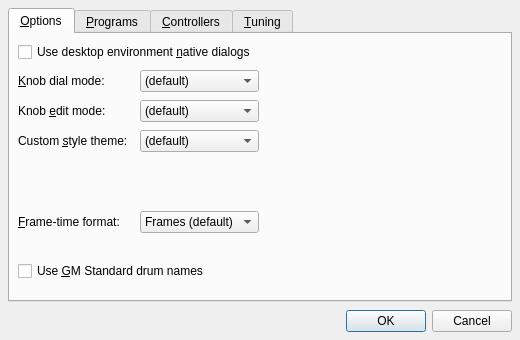
<?xml version="1.0" encoding="UTF-8"?>
<ui version="4.0">
 <author>rncbc aka Rui Nuno Capela</author>
 <comment>drumkv1 - An old-school drum-kit sampler

  Copyright (C) 2012-2018, rncbc aka Rui Nuno Capela. All rights reserved.

  This program is free software; you can redistribute it and/or
  modify it under the terms of the GNU General Public License
  as published by the Free Software Foundation; either version 2
  of the License, or (at your option) any later version.

  This program is distributed in the hope that it will be useful,
  but WITHOUT ANY WARRANTY; without even the implied warranty of
  MERCHANTABILITY or FITNESS FOR A PARTICULAR PURPOSE.  See the
  GNU General Public License for more details.

  You should have received a copy of the GNU General Public License along
  with this program; if not, write to the Free Software Foundation, Inc.,
  51 Franklin Street, Fifth Floor, Boston, MA 02110-1301 USA.

 </comment>
 <class>drumkv1widget_config</class>
 <widget class="QDialog" name="drumkv1widget_config">
  <property name="geometry">
   <rect>
    <x>0</x>
    <y>0</y>
    <width>520</width>
    <height>340</height>
   </rect>
  </property>
  <property name="windowTitle">
   <string>Configure - drumkv1</string>
  </property>
  <property name="windowIcon">
   <iconset resource="drumkv1.qrc">:/images/drumkv1.png</iconset>
  </property>
  <layout class="QVBoxLayout">
   <item>
    <widget class="QTabWidget" name="TabWidget">
     <property name="currentIndex">
      <number>0</number>
     </property>
     <widget class="QWidget" name="OptionsTab">
      <attribute name="title">
       <string>&amp;Options</string>
      </attribute>
      <attribute name="toolTip">
       <string>Options</string>
      </attribute>
      <layout class="QGridLayout">
       <item row="0" column="0" colspan="3">
        <widget class="QCheckBox" name="UseNativeDialogsCheckBox">
         <property name="toolTip">
          <string>Whether to use desktop environment's native dialogs where applicable</string>
         </property>
         <property name="text">
          <string>Use desktop environment &amp;native dialogs</string>
         </property>
        </widget>
       </item>
       <item row="1" column="0">
        <widget class="QLabel" name="KnobDialModeTextLabel">
         <property name="text">
          <string>&amp;Knob dial mode:</string>
         </property>
         <property name="buddy">
          <cstring>KnobDialModeComboBox</cstring>
         </property>
        </widget>
       </item>
       <item row="1" column="1">
        <widget class="QComboBox" name="KnobDialModeComboBox">
         <property name="toolTip">
          <string>Knob dial mode</string>
         </property>
         <property name="editable">
          <bool>false</bool>
         </property>
         <item>
          <property name="text">
           <string>(default)</string>
          </property>
         </item>
         <item>
          <property name="text">
           <string>Linear</string>
          </property>
         </item>
         <item>
          <property name="text">
           <string>Angular</string>
          </property>
         </item>
        </widget>
       </item>
       <item row="1" column="2" colspan="2" rowspan="3">
        <spacer>
         <property name="orientation">
          <enum>Qt::Horizontal</enum>
         </property>
         <property name="sizeHint">
          <size>
           <width>20</width>
           <height>20</height>
          </size>
         </property>
        </spacer>
       </item>
       <item row="2" column="0">
        <widget class="QLabel" name="KnobEditModeTextLabel">
         <property name="text">
          <string>Knob &amp;edit mode:</string>
         </property>
         <property name="buddy">
          <cstring>KnobEditModeComboBox</cstring>
         </property>
        </widget>
       </item>
       <item row="2" column="1">
        <widget class="QComboBox" name="KnobEditModeComboBox">
         <property name="toolTip">
          <string>Knob edit mode</string>
         </property>
         <property name="editable">
          <bool>false</bool>
         </property>
         <item>
          <property name="text">
           <string>(default)</string>
          </property>
         </item>
         <item>
          <property name="text">
           <string>Deferred</string>
          </property>
         </item>
        </widget>
       </item>
       <item row="3" column="0">
        <widget class="QLabel" name="CustomStyleThemeTextLabel">
         <property name="text">
          <string>Custom &amp;style theme:</string>
         </property>
         <property name="buddy">
          <cstring>CustomStyleThemeComboBox</cstring>
         </property>
        </widget>
       </item>
       <item row="3" column="1">
        <widget class="QComboBox" name="CustomStyleThemeComboBox">
         <property name="toolTip">
          <string>Custom widget style theme</string>
         </property>
         <property name="editable">
          <bool>false</bool>
         </property>
         <item>
          <property name="text">
           <string>(default)</string>
          </property>
         </item>
        </widget>
       </item>
       <item row="4" colspan="3">
        <spacer>
         <property name="orientation">
          <enum>Qt::Vertical</enum>
         </property>
         <property name="sizeHint">
          <size>
           <width>20</width>
           <height>8</height>
          </size>
         </property>
        </spacer>
       </item>
       <item row="5" column="0">
        <widget class="QLabel" name="FrameTimeFormatTextLabel">
         <property name="text">
          <string>&amp;Frame-time format:</string>
         </property>
         <property name="buddy">
          <cstring>FrameTimeFormatComboBox</cstring>
         </property>
        </widget>
       </item>
       <item row="5" column="1">
        <widget class="QComboBox" name="FrameTimeFormatComboBox">
         <property name="toolTip">
          <string>Frame-time format</string>
         </property>
         <property name="editable">
          <bool>false</bool>
         </property>
         <item>
          <property name="text">
           <string>Frames (default)</string>
          </property>
         </item>
         <item>
          <property name="text">
           <string>Time</string>
          </property>
         </item>
        </widget>
       </item>
       <item row="6" colspan="3">
        <spacer>
         <property name="orientation">
          <enum>Qt::Vertical</enum>
         </property>
         <property name="sizeHint">
          <size>
           <width>20</width>
           <height>8</height>
          </size>
         </property>
        </spacer>
       </item>
       <item row="7" column="0" colspan="3">
        <widget class="QCheckBox" name="UseGMDrumNamesCheckBox">
         <property name="toolTip">
          <string>Whether to use GM Standard drum names</string>
         </property>
         <property name="text">
          <string>Use &amp;GM Standard drum names</string>
         </property>
        </widget>
       </item>
       <item row="8" colspan="3">
        <spacer>
         <property name="orientation">
          <enum>Qt::Vertical</enum>
         </property>
         <property name="sizeHint">
          <size>
           <width>20</width>
           <height>8</height>
          </size>
         </property>
        </spacer>
       </item>
      </layout>
     </widget>
     <widget class="QWidget" name="ProgramsTab">
      <attribute name="title">
       <string>&amp;Programs</string>
      </attribute>
      <attribute name="toolTip">
       <string>Programs</string>
      </attribute>
      <layout class="QVBoxLayout">
       <item>
        <layout class="QHBoxLayout">
         <item>
          <widget class="QToolButton" name="ProgramsAddBankToolButton">
           <property name="toolTip">
            <string>Add bank</string>
           </property>
           <property name="text">
            <string>Add &amp;Bank</string>
           </property>
           <property name="icon">
            <iconset resource="drumkv1.qrc">:/images/presetBank.png</iconset>
           </property>
           <property name="toolButtonStyle">
            <enum>Qt::ToolButtonTextBesideIcon</enum>
           </property>
          </widget>
         </item>
         <item>
          <widget class="QToolButton" name="ProgramsAddItemToolButton">
           <property name="toolTip">
            <string>Add program</string>
           </property>
           <property name="text">
            <string>&amp;Add Program</string>
           </property>
           <property name="icon">
            <iconset resource="drumkv1.qrc">:/images/drumkv1_preset.png</iconset>
           </property>
           <property name="toolButtonStyle">
            <enum>Qt::ToolButtonTextBesideIcon</enum>
           </property>
          </widget>
         </item>
         <item>
          <spacer>
           <property name="orientation">
            <enum>Qt::Horizontal</enum>
           </property>
           <property name="sizeHint">
            <size>
             <width>20</width>
             <height>20</height>
            </size>
           </property>
          </spacer>
         </item>
         <item>
          <widget class="QToolButton" name="ProgramsEditToolButton">
           <property name="toolTip">
            <string>Edit bank/program</string>
           </property>
           <property name="text">
            <string>&amp;Edit</string>
           </property>
           <property name="icon">
            <iconset resource="drumkv1.qrc">:/images/presetEdit.png</iconset>
           </property>
           <property name="toolButtonStyle">
            <enum>Qt::ToolButtonTextBesideIcon</enum>
           </property>
          </widget>
         </item>
         <item>
          <spacer>
           <property name="orientation">
            <enum>Qt::Horizontal</enum>
           </property>
           <property name="sizeHint" stdset="0">
            <size>
             <width>20</width>
             <height>20</height>
            </size>
           </property>
          </spacer>
         </item>
         <item>
          <widget class="QToolButton" name="ProgramsDeleteToolButton">
           <property name="toolTip">
            <string>Delete bank/program</string>
           </property>
           <property name="text">
            <string>&amp;Delete</string>
           </property>
           <property name="icon">
            <iconset resource="drumkv1.qrc">:/images/presetDelete.png</iconset>
           </property>
           <property name="toolButtonStyle">
            <enum>Qt::ToolButtonTextBesideIcon</enum>
           </property>
          </widget>
         </item>
        </layout>
       </item>
       <item>
        <widget class="drumkv1widget_programs" name="ProgramsTreeWidget">
         <property name="toolTip">
          <string>Programs</string>
         </property>
         <property name="uniformRowHeights">
          <bool>true</bool>
         </property>
         <property name="allColumnsShowFocus">
          <bool>true</bool>
         </property>
         <property name="headerHidden">
          <bool>true</bool>
         </property>
         <property name="columnCount">
          <number>2</number>
         </property>
         <column>
          <property name="text">
           <string notr="true">Bank/Program</string>
          </property>
         </column>
         <column>
          <property name="text">
           <string notr="true">Preset</string>
          </property>
         </column>
        </widget>
       </item>
       <item>
        <layout class="QHBoxLayout">
         <item>
          <widget class="QCheckBox" name="ProgramsEnabledCheckBox" >
           <property name="toolTip" >
            <string>Whether MIDI bank/programs will be enabled</string>
           </property>
           <property name="text" >
            <string>E&amp;nabled</string>
           </property>
          </widget>
         </item>
         <item>
          <spacer>
           <property name="orientation">
            <enum>Qt::Horizontal</enum>
           </property>
           <property name="sizeHint">
            <size>
             <width>20</width>
             <height>20</height>
            </size>
           </property>
          </spacer>
         </item>
         <item>
          <widget class="QCheckBox" name="ProgramsPreviewCheckBox" >
           <property name="toolTip" >
            <string>Whether to preview the current selected program</string>
           </property>
           <property name="text" >
            <string>&amp;Preview current program</string>
           </property>
          </widget>
         </item>
        </layout>
       </item>
      </layout>
     </widget>
     <widget class="QWidget" name="ControlsTab">
      <attribute name="title">
       <string>&amp;Controllers</string>
      </attribute>
      <attribute name="toolTip">
       <string>Controllers</string>
      </attribute>
      <layout class="QVBoxLayout">
       <item>
        <layout class="QHBoxLayout">
         <item>
          <widget class="QToolButton" name="ControlsAddItemToolButton">
           <property name="toolTip">
            <string>Add controller</string>
           </property>
           <property name="text">
            <string>&amp;Add Controller</string>
           </property>
           <property name="icon">
            <iconset resource="drumkv1.qrc">:/images/drumkv1_control.png</iconset>
           </property>
           <property name="toolButtonStyle">
            <enum>Qt::ToolButtonTextBesideIcon</enum>
           </property>
          </widget>
         </item>
         <item>
          <spacer>
           <property name="orientation">
            <enum>Qt::Horizontal</enum>
           </property>
           <property name="sizeHint">
            <size>
             <width>20</width>
             <height>20</height>
            </size>
           </property>
          </spacer>
         </item>
         <item>
          <widget class="QToolButton" name="ControlsEditToolButton">
           <property name="toolTip">
            <string>Edit controller</string>
           </property>
           <property name="text">
            <string>&amp;Edit</string>
           </property>
           <property name="icon">
            <iconset resource="drumkv1.qrc">:/images/presetEdit.png</iconset>
           </property>
           <property name="toolButtonStyle">
            <enum>Qt::ToolButtonTextBesideIcon</enum>
           </property>
          </widget>
         </item>
         <item>
          <spacer>
           <property name="orientation">
            <enum>Qt::Horizontal</enum>
           </property>
           <property name="sizeHint" stdset="0">
            <size>
             <width>20</width>
             <height>20</height>
            </size>
           </property>
          </spacer>
         </item>
         <item>
          <widget class="QToolButton" name="ControlsDeleteToolButton">
           <property name="toolTip">
            <string>Delete controller</string>
           </property>
           <property name="text">
            <string>&amp;Delete</string>
           </property>
           <property name="icon">
            <iconset resource="drumkv1.qrc">:/images/presetDelete.png</iconset>
           </property>
           <property name="toolButtonStyle">
            <enum>Qt::ToolButtonTextBesideIcon</enum>
           </property>
          </widget>
         </item>
        </layout>
       </item>
       <item>
        <widget class="drumkv1widget_controls" name="ControlsTreeWidget">
         <property name="toolTip">
          <string>Controllers</string>
         </property>
         <property name="uniformRowHeights">
          <bool>true</bool>
         </property>
         <property name="allColumnsShowFocus">
          <bool>true</bool>
         </property>
         <property name="headerHidden">
          <bool>false</bool>
         </property>
         <property name="columnCount">
          <number>4</number>
         </property>
         <column>
          <property name="text">
           <string notr="true">Channel</string>
          </property>
         </column>
         <column>
          <property name="text">
           <string notr="true">Type</string>
          </property>
         </column>
         <column>
          <property name="text">
           <string notr="true">Parameter</string>
          </property>
         </column>
         <column>
          <property name="text">
           <string notr="true">Subject</string>
          </property>
         </column>
        </widget>
       </item>
       <item>
        <layout class="QHBoxLayout">
         <item>
          <widget class="QCheckBox" name="ControlsEnabledCheckBox" >
           <property name="toolTip" >
            <string>Whether MIDI controllers will be enabled</string>
           </property>
           <property name="text" >
            <string>E&amp;nabled</string>
           </property>
          </widget>
         </item>
         <item>
          <spacer>
           <property name="orientation">
            <enum>Qt::Horizontal</enum>
           </property>
           <property name="sizeHint">
            <size>
             <width>20</width>
             <height>20</height>
            </size>
           </property>
          </spacer>
         </item>
        </layout>
       </item>
      </layout>
     </widget>
     <widget class="QWidget" name="TuningTab">
      <attribute name="title">
       <string>&amp;Tuning</string>
      </attribute>
      <attribute name="toolTip">
       <string>Tuning</string>
      </attribute>
      <layout class="QGridLayout">
       <item row="0" column="0" colspan="7">
        <widget class="QCheckBox" name="TuningEnabledCheckBox">
         <property name="toolTip">
          <string>Whether to use custom tuning (micro-tonal)</string>
         </property>
         <property name="text">
          <string>Enable custom tuning (micro-tonal)</string>
         </property>
        </widget>
       </item>
       <item row="1" column="1">
        <widget class="QLabel" name="TuningRefNoteTextLabel">
         <property name="text">
          <string>Re&amp;ference:</string>
         </property>
         <property name="buddy">
          <cstring>TuningRefNoteComboBox</cstring>
         </property>
        </widget>
       </item>
       <item row="1" column="2">
        <widget class="QComboBox" name="TuningRefNoteComboBox">
         <property name="maximumSize">
          <size>
           <width>64</width>
           <height>24</height>
          </size>
         </property>
         <property name="toolTip">
          <string>Reference note</string>
         </property>
         <property name="editable">
          <bool>false</bool>
         </property>
        </widget>
       </item>
       <item row="1" column="3">
        <widget class="QDoubleSpinBox" name="TuningRefPitchSpinBox">
         <property name="maximumSize">
          <size>
           <width>96</width>
           <height>24</height>
          </size>
         </property>
         <property name="toolTip">
          <string>Reference pitch</string>
         </property>
         <property name="suffix">
          <string> Hz</string>
         </property>
         <property name="decimals">
          <number>1</number>
         </property>
         <property name="minimum">
          <double>20.0</double>
         </property>
         <property name="maximum">
          <double>20000.0</double>
         </property>
         <property name="value">
          <double>440.0</double>
         </property>
        </widget>
       </item>
       <item row="1" column="4">
        <widget class="QPushButton" name="TuningRefNotePushButton">
         <property name="toolTip">
          <string>Reset reference note and pitch to default (A4@440Hz)</string>
         </property>
         <property name="text">
          <string>&amp;Reset</string>
         </property>
         <property name="autoDefault">
          <bool>false</bool>
         </property>
        </widget>
       </item>
       <item row="1" column="5" colspan="2">
        <spacer>
         <property name="orientation">
          <enum>Qt::Horizontal</enum>
         </property>
         <property name="sizeHint">
          <size>
           <width>20</width>
           <height>8</height>
          </size>
         </property>
        </spacer>
       </item>
       <item row="2" column="1">
        <widget class="QLabel" name="TuningScaleFileTextLabel">
         <property name="toolTip">
          <string>Whether to use an alternate scale definition file (*.scl)</string>
         </property>
         <property name="text">
          <string>&amp;Scale:</string>
         </property>
         <property name="buddy">
          <cstring>TuningScaleFileComboBox</cstring>
         </property>
        </widget>
       </item>
       <item row="2" column="2" colspan="4">
        <widget class="QComboBox" name="TuningScaleFileComboBox">
         <property name="minimumSize">
          <size>
           <width>360</width>
           <height>0</height>
          </size>
         </property>
         <property name="toolTip">
          <string>Scale definition file (*.scl)</string>
         </property>
         <property name="editable">
          <bool>false</bool>
         </property>
         <item>
          <property name="text">
           <string>(default)</string>
          </property>
         </item>
        </widget>
       </item>
       <item row="2" column="6">
        <widget class="QToolButton" name="TuningScaleFileToolButton">
         <property name="minimumSize">
          <size>
           <width>22</width>
           <height>22</height>
          </size>
         </property>
         <property name="maximumSize">
          <size>
           <width>24</width>
           <height>24</height>
          </size>
         </property>
         <property name="focusPolicy">
          <enum>Qt::TabFocus</enum>
         </property>
         <property name="toolTip">
          <string>Browse for the scale file location (*.scl)</string>
         </property>
         <property name="icon">
          <iconset resource="drumkv1.qrc">:/images/fileOpen.png</iconset>
         </property>
        </widget>
       </item>
       <item row="3" column="1">
        <widget class="QLabel" name="TuningKeyMapFileTextLabel">
         <property name="toolTip">
          <string>Whether to use an alternate keyboard-map file (*.kbm)</string>
         </property>
         <property name="text">
          <string>&amp;Key map:</string>
         </property>
         <property name="buddy">
          <cstring>TuningKeyMapFileComboBox</cstring>
         </property>
        </widget>
       </item>
       <item row="3" column="2" colspan="4">
        <widget class="QComboBox" name="TuningKeyMapFileComboBox">
         <property name="minimumSize">
          <size>
           <width>360</width>
           <height>0</height>
          </size>
         </property>
         <property name="toolTip">
          <string>Keyboard map file (*.kbm)</string>
         </property>
         <property name="editable">
          <bool>false</bool>
         </property>
         <item>
          <property name="text">
           <string>(default)</string>
          </property>
         </item>
        </widget>
       </item>
       <item row="3" column="6">
        <widget class="QToolButton" name="TuningKeyMapFileToolButton">
         <property name="minimumSize">
          <size>
           <width>22</width>
           <height>22</height>
          </size>
         </property>
         <property name="maximumSize">
          <size>
           <width>24</width>
           <height>24</height>
          </size>
         </property>
         <property name="focusPolicy">
          <enum>Qt::TabFocus</enum>
         </property>
         <property name="toolTip">
          <string>Browse for the keyboard-map file location (*.kbm)</string>
         </property>
         <property name="icon">
          <iconset resource="drumkv1.qrc">:/images/fileOpen.png</iconset>
         </property>
        </widget>
       </item>
       <item row="4" column="0" colspan="6">
        <spacer>
         <property name="orientation">
          <enum>Qt::Vertical</enum>
         </property>
         <property name="sizeHint">
          <size>
           <width>20</width>
           <height>20</height>
          </size>
         </property>
        </spacer>
       </item>
      </layout>
     </widget>
    </widget>
   </item>
   <item>
    <widget class="QDialogButtonBox" name="DialogButtonBox">
     <property name="standardButtons">
      <set>QDialogButtonBox::Cancel|QDialogButtonBox::Ok</set>
     </property>
    </widget>
   </item>
  </layout>
 </widget>
 <layoutdefault spacing="8" margin="8"/>
 <customwidgets>
  <customwidget>
   <class>drumkv1widget_controls</class>
   <extends>QTreeWidget</extends>
   <header>drumkv1widget_controls.h</header>
  </customwidget>
  <customwidget>
   <class>drumkv1widget_programs</class>
   <extends>QTreeWidget</extends>
   <header>drumkv1widget_programs.h</header>
  </customwidget>
 </customwidgets>
 <tabstops>
  <tabstop>UseNativeDialogsCheckBox</tabstop>
  <tabstop>KnobDialModeComboBox</tabstop>
  <tabstop>KnobEditModeComboBox</tabstop>
  <tabstop>CustomStyleThemeComboBox</tabstop>
  <tabstop>FrameTimeFormatComboBox</tabstop>
  <tabstop>UseGMDrumNamesCheckBox</tabstop>
  <tabstop>ProgramsAddBankToolButton</tabstop>
  <tabstop>ProgramsAddItemToolButton</tabstop>
  <tabstop>ProgramsEditToolButton</tabstop>
  <tabstop>ProgramsDeleteToolButton</tabstop>
  <tabstop>ProgramsTreeWidget</tabstop>
  <tabstop>ProgramsEnabledCheckBox</tabstop>
  <tabstop>ProgramsPreviewCheckBox</tabstop>
  <tabstop>ControlsAddItemToolButton</tabstop>
  <tabstop>ControlsEditToolButton</tabstop>
  <tabstop>ControlsDeleteToolButton</tabstop>
  <tabstop>ControlsTreeWidget</tabstop>
  <tabstop>ControlsEnabledCheckBox</tabstop>
  <tabstop>TuningEnabledCheckBox</tabstop>
  <tabstop>TuningRefNoteComboBox</tabstop>
  <tabstop>TuningRefPitchSpinBox</tabstop>
  <tabstop>TuningRefNotePushButton</tabstop>
  <tabstop>TuningScaleFileComboBox</tabstop>
  <tabstop>TuningScaleFileToolButton</tabstop>
  <tabstop>TuningKeyMapFileComboBox</tabstop>
  <tabstop>TuningKeyMapFileToolButton</tabstop>
  <tabstop>DialogButtonBox</tabstop>
 </tabstops>
 <resources>
  <include location="drumkv1.qrc"/>
 </resources>
 <connections/>
</ui>
